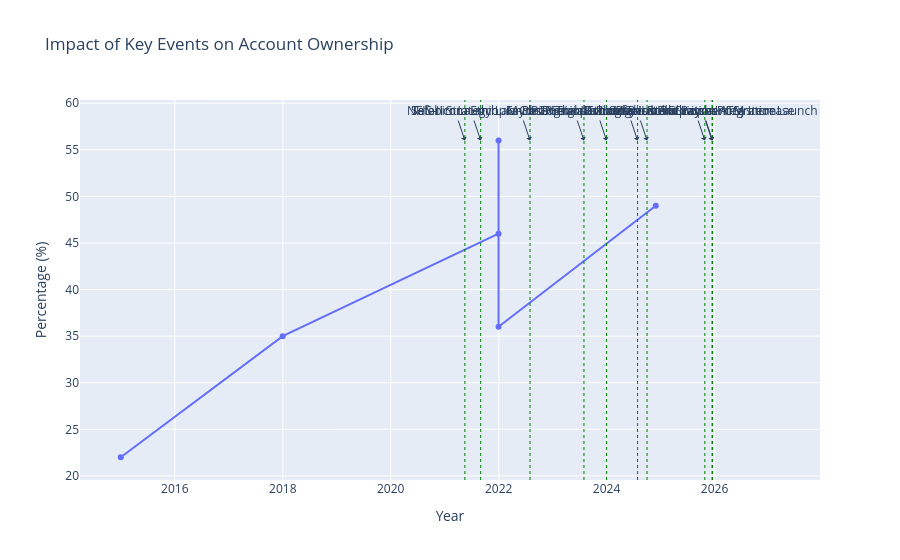

The notebook cell this image was saved under:
### Code cell
# Filter events
events = df[df['record_type'] == 'event'].copy()

# Filter specific indicator (e.g., Account Ownership)
acc_data = obs_df[obs_df['indicator_code'] == 'ACC_OWNERSHIP'].sort_values('observation_date')

fig = go.Figure()

# Add the trend line
fig.add_trace(go.Scatter(x=acc_data['observation_date'], y=acc_data['value_numeric'],
                    mode='lines+markers', name='Account Ownership'))

# Add events as vertical lines
for i, row in events.iterrows():
    fig.add_vline(x=row['observation_date'], line_width=1, line_dash="dot", line_color="green")
    fig.add_annotation(x=row['observation_date'], y=acc_data['value_numeric'].max(),
            text=row['indicator'], showarrow=True, arrowhead=1)

fig.update_layout(title='Impact of Key Events on Account Ownership',
                   xaxis_title='Year', yaxis_title='Percentage (%)')
fig.show()

### Figure 1 — Plotly figure (JSON) as saved in the notebook; plotly's stock layout.template omitted (floating-point values rounded to 4 significant figures)
{"data": [{"mode": "lines+markers", "name": "Account Ownership", "type": "scatter", "x": ["2014-12-31T00:00:00.000000000", "2017-12-31T00:00:00.000000000", "2021-12-31T00:00:00.000000000", "2021-12-31T00:00:00.000000000", "2021-12-31T00:00:00.000000000", "2024-11-29T00:00:00.000000000"], "y": [22.0, 35.0, 46.0, 56.0, 36.0, 49.0]}], "layout": {"annotations": [{"arrowhead": 1, "showarrow": true, "text": "Telebirr Launch", "x": "2021-05-17T00:00:00", "y": 56}, {"arrowhead": 1, "showarrow": true, "text": "Safaricom Ethiopia Commercial Launch", "x": "2022-08-01T00:00:00", "y": 56}, {"arrowhead": 1, "showarrow": true, "text": "M-Pesa Ethiopia Launch", "x": "2023-08-01T00:00:00", "y": 56}, {"arrowhead": 1, "showarrow": true, "text": "Fayda Digital ID Program Rollout", "x": "2024-01-01T00:00:00", "y": 56}, {"arrowhead": 1, "showarrow": true, "text": "Foreign Exchange Liberalization", "x": "2024-07-29T00:00:00", "y": 56}, {"arrowhead": 1, "showarrow": true, "text": "P2P Transaction Count Surpasses ATM", "x": "2024-10-01T00:00:00", "y": 56}, {"arrowhead": 1, "showarrow": true, "text": "M-Pesa EthSwitch Integration", "x": "2025-10-27T00:00:00", "y": 56}, {"arrowhead": 1, "showarrow": true, "text": "EthioPay Instant Payment System Launch", "x": "2025-12-18T00:00:00", "y": 56}, {"arrowhead": 1, "showarrow": true, "text": "NFIS-II Strategy Launch", "x": "2021-09-01T00:00:00", "y": 56}, {"arrowhead": 1, "showarrow": true, "text": "Safaricom Ethiopia Price Increase", "x": "2025-12-15T00:00:00", "y": 56}], "shapes": [{"line": {"color": "green", "dash": "dot", "width": 1}, "type": "line", "x0": "2021-05-17T00:00:00", "x1": "2021-05-17T00:00:00", "xref": "x", "y0": 0, "y1": 1, "yref": "y domain"}, {"line": {"color": "green", "dash": "dot", "width": 1}, "type": "line", "x0": "2022-08-01T00:00:00", "x1": "2022-08-01T00:00:00", "xref": "x", "y0": 0, "y1": 1, "yref": "y domain"}, {"line": {"color": "green", "dash": "dot", "width": 1}, "type": "line", "x0": "2023-08-01T00:00:00", "x1": "2023-08-01T00:00:00", "xref": "x", "y0": 0, "y1": 1, "yref": "y domain"}, {"line": {"color": "green", "dash": "dot", "width": 1}, "type": "line", "x0": "2024-01-01T00:00:00", "x1": "2024-01-01T00:00:00", "xref": "x", "y0": 0, "y1": 1, "yref": "y domain"}, {"line": {"color": "green", "dash": "dot", "width": 1}, "type": "line", "x0": "2024-07-29T00:00:00", "x1": "2024-07-29T00:00:00", "xref": "x", "y0": 0, "y1": 1, "yref": "y domain"}, {"line": {"color": "green", "dash": "dot", "width": 1}, "type": "line", "x0": "2024-10-01T00:00:00", "x1": "2024-10-01T00:00:00", "xref": "x", "y0": 0, "y1": 1, "yref": "y domain"}, {"line": {"color": "green", "dash": "dot", "width": 1}, "type": "line", "x0": "2025-10-27T00:00:00", "x1": "2025-10-27T00:00:00", "xref": "x", "y0": 0, "y1": 1, "yref": "y domain"}, {"line": {"color": "green", "dash": "dot", "width": 1}, "type": "line", "x0": "2025-12-18T00:00:00", "x1": "2025-12-18T00:00:00", "xref": "x", "y0": 0, "y1": 1, "yref": "y domain"}, {"line": {"color": "green", "dash": "dot", "width": 1}, "type": "line", "x0": "2021-09-01T00:00:00", "x1": "2021-09-01T00:00:00", "xref": "x", "y0": 0, "y1": 1, "yref": "y domain"}, {"line": {"color": "green", "dash": "dot", "width": 1}, "type": "line", "x0": "2025-12-15T00:00:00", "x1": "2025-12-15T00:00:00", "xref": "x", "y0": 0, "y1": 1, "yref": "y domain"}], "title": {"text": "Impact of Key Events on Account Ownership"}, "xaxis": {"title": {"text": "Year"}}, "yaxis": {"title": {"text": "Percentage (%)"}}}}
